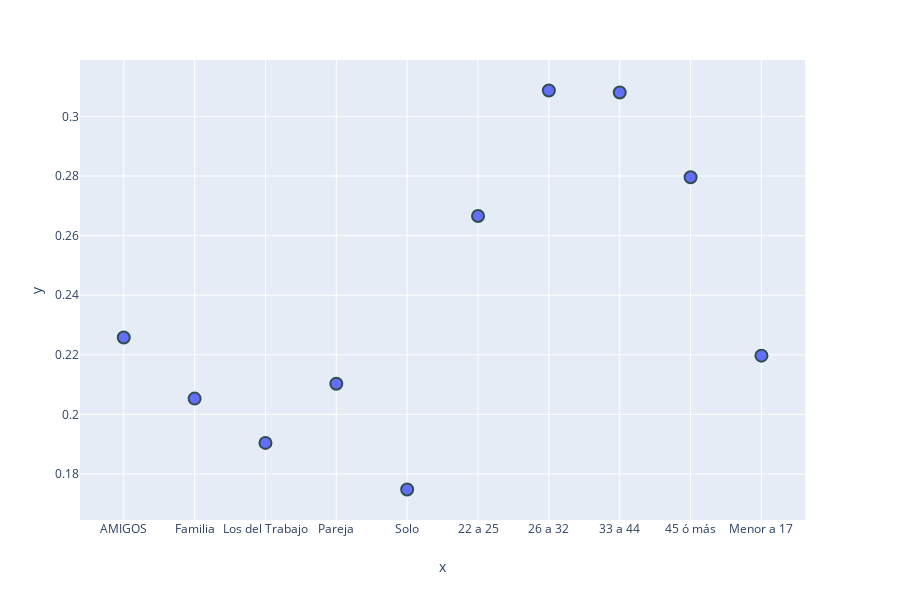

Notebook code cell kept with this figure:
### Code cell
get_results(10, res_alc_xd, list_vals).show()

### Figure 1 — Plotly figure (JSON) as saved in the notebook; plotly's stock layout.template omitted (floating-point values rounded to 4 significant figures)
{"data": [{"hoverlabel": {"namelength": 0}, "hovertemplate": "x=%{x}<br>y=%{y}", "legendgroup": "", "marker": {"color": "#636efa", "line": {"color": "DarkSlateGrey", "width": 2}, "size": 12, "symbol": "circle"}, "mode": "markers", "name": "", "showlegend": false, "type": "scatter", "x": ["AMIGOS", "Familia", "Los del Trabajo", "Pareja", "Solo", "22 a 25", "26 a 32", "33 a 44", "45 ó más", "Menor a 17"], "xaxis": "x", "y": [0.2258, 0.2053, 0.1904, 0.2103, 0.1748, 0.2666, 0.3087, 0.308, 0.2796, 0.2197], "yaxis": "y"}], "layout": {"height": 600, "legend": {"tracegroupgap": 0}, "margin": {"t": 60}, "xaxis": {"anchor": "y", "domain": [0, 0.98], "title": {"text": "x"}}, "yaxis": {"anchor": "x", "domain": [0, 1], "title": {"text": "y"}}}}
